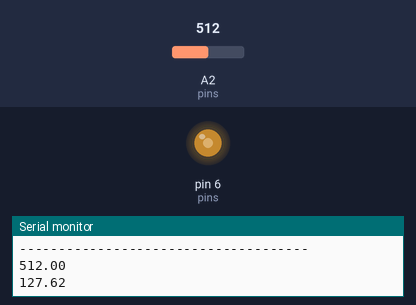
A program run on a simulated Arduino Uno, built with avr-gcc and run on an emulated ATmega328P. Shown: output pins drawn as LEDs (lit = HIGH), the last lines printed to the serial monitor. The test bench sets the inputs (shaded band); at power-on: A2 (pins) = 512.

Above: at 1.3 s.
1.4 s: A2 (pins) set to 716
At 2.1 s:
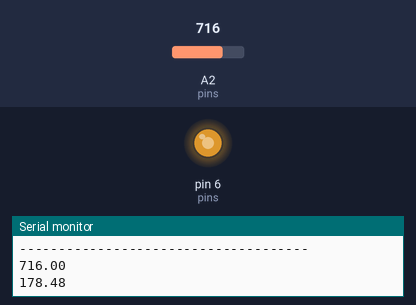
3.0 s: A2 (pins) set to 900
At 3.4 s:
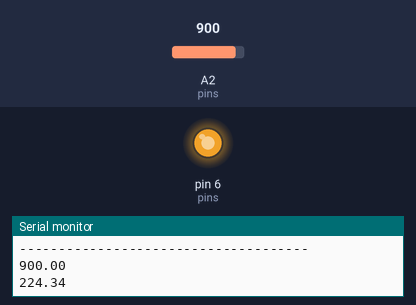
4.5 s: A2 (pins) set to 245
At 5.7 s:
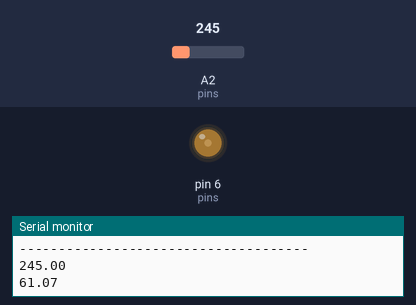
6.0 s: A2 (pins) set to 0
At 7.2 s:
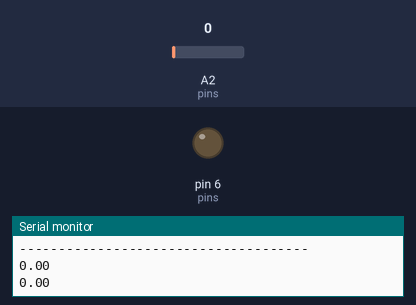
7.5 s: A2 (pins) set to 511
At 8.5 s:
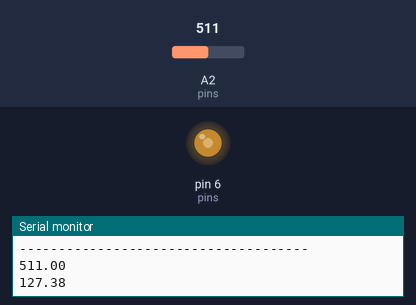
Timing chart, 0 to 10.0 s (numbered marks = the images above; inputs shaded):
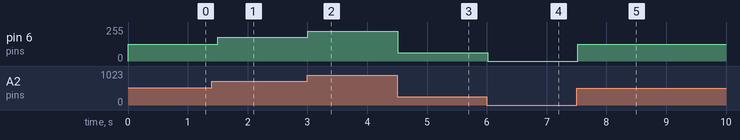

Measured:
- after the input at 1.4 s, pin 6 (pins): 127/255 → 178/255 after 0.10 s
- after the input at 3.0 s, pin 6 (pins): 178/255 → 224/255 at once
- after the input at 4.5 s, pin 6 (pins): 224/255 → 61/255 at once
- after the input at 6.0 s, pin 6 (pins): 61/255 → 0/255 at once
- after the input at 7.5 s, pin 6 (pins): 0/255 → 127/255 at once

The program:

main.cpp
```cpp
// Pulse Width Modulation
#include <Arduino.h>
#include<LED.h>
#define NORM2VOLTAGE 5.f/1023.f
#define POT2LED 255.f/1023.f
#define BAUD_RATE 9600
#define DELAY 500
#define READ_THRESHOLD 4.0f

struct Pin {
  uint16_t number;
  uint8_t mode;
  bool bAnalog;

  Pin(uint16_t _num, uint8_t _mod, bool _bA = false){
    number = _num;
    mode = _mod;
    bAnalog = _bA;
  }
};

// Fucntion declarations:
void flash_LED(LED, int, int = 0);

// Global variable declarations:
Pin pins[] = { Pin(A2, INPUT, true), Pin(6, OUTPUT, true) };

// Runs once, before anything else
void setup() {
  // Set up serial port
  Serial.begin(BAUD_RATE); // Baud Rate (bits/sec)
  for(int i = 0; i < sizeof(pins)/sizeof(pins[0]); i++) {
    pinMode(pins[i].number, pins[i].mode);
  }
}

// Runs repeatedly
void loop() {
  Serial.println("-------------------------------------");
  float Pot_val = analogRead(pins[0].number);
  float LED_val = POT2LED * Pot_val;
  analogWrite(pins[1].number, LED_val);

  Serial.println(Pot_val);
  Serial.println(LED_val);

  /*
  for(int i = 0; i < sizeof(pins)/sizeof(pins[0]); i++) {
    if(pins[i].bAnalog) {
      Serial.print("Analog read: ");
      Serial.println(analogRead(pins[i].number));
    }
    else {
      Serial.print("Digital read: ");
      Serial.println(digitalRead(pins[i].number));
    }
  }
  */

  /*
  digitalWrite(
    pins[1].number,
    potentiometer >= READ_THRESHOLD ? HIGH : LOW
  );
  */

  delay(DELAY);
}

// Function definitions:
void flash_LED(LED _pin, int _duration, int _downtime) {
  digitalWrite(_pin.m_pin, HIGH);
  delay(_duration);

  digitalWrite(_pin.m_pin, LOW);
  delay(_downtime > 0 ? _downtime : _duration);
}
```

LED.h
```cpp
#define MORSE_DOT 100
#define MORSE_LINE 500
#define WORD_DELAY 400

struct LED {
  int m_pin = 0;
  int m_state = 0; // [0,1] or [0, 255] <=> [0V, 5V]
  // On an interesting note, if hooked on an osciloscope,
  // alalogWrite() seems that the average LED circuit
  // tries to give, rather the exact value from 0 to 255,
  // the average voltage output using the minimum and
  // maximum possible (however, we won't be able to see it).
  //
  // For example, for 127:
  //  - Half the time it will be the maximum
  //  - Half the time it will be minimum
  //
  // Or, for 64:
  //  - A quarter of the time it will be the maximum
  //  - Three quarters it will be the minimum


  LED(int _pin, int _initialState = 0) {
    m_pin = _pin;
    m_state = _initialState;
  }

  int getState_Analog() { return m_state > 255 ? 255 : m_state < 0 ? 0 : m_state; }
  int getState_Digital() { return m_state > 1 ? 1 : m_state < 0 ? 0 : m_state; }
  void setLED(int _state) { m_state = _state; }
  void toggleLED() { m_state = !m_state; }
};
```
